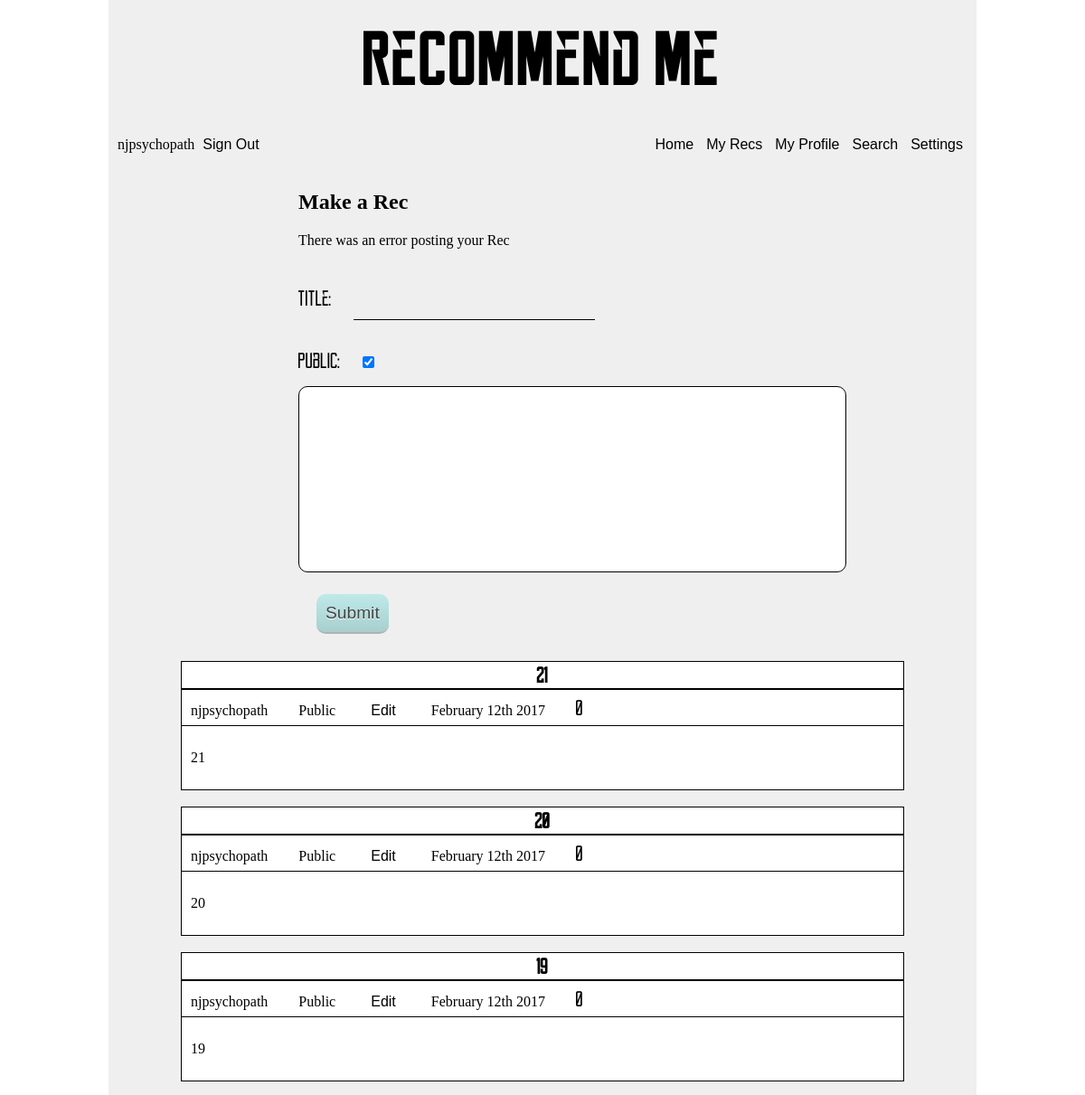
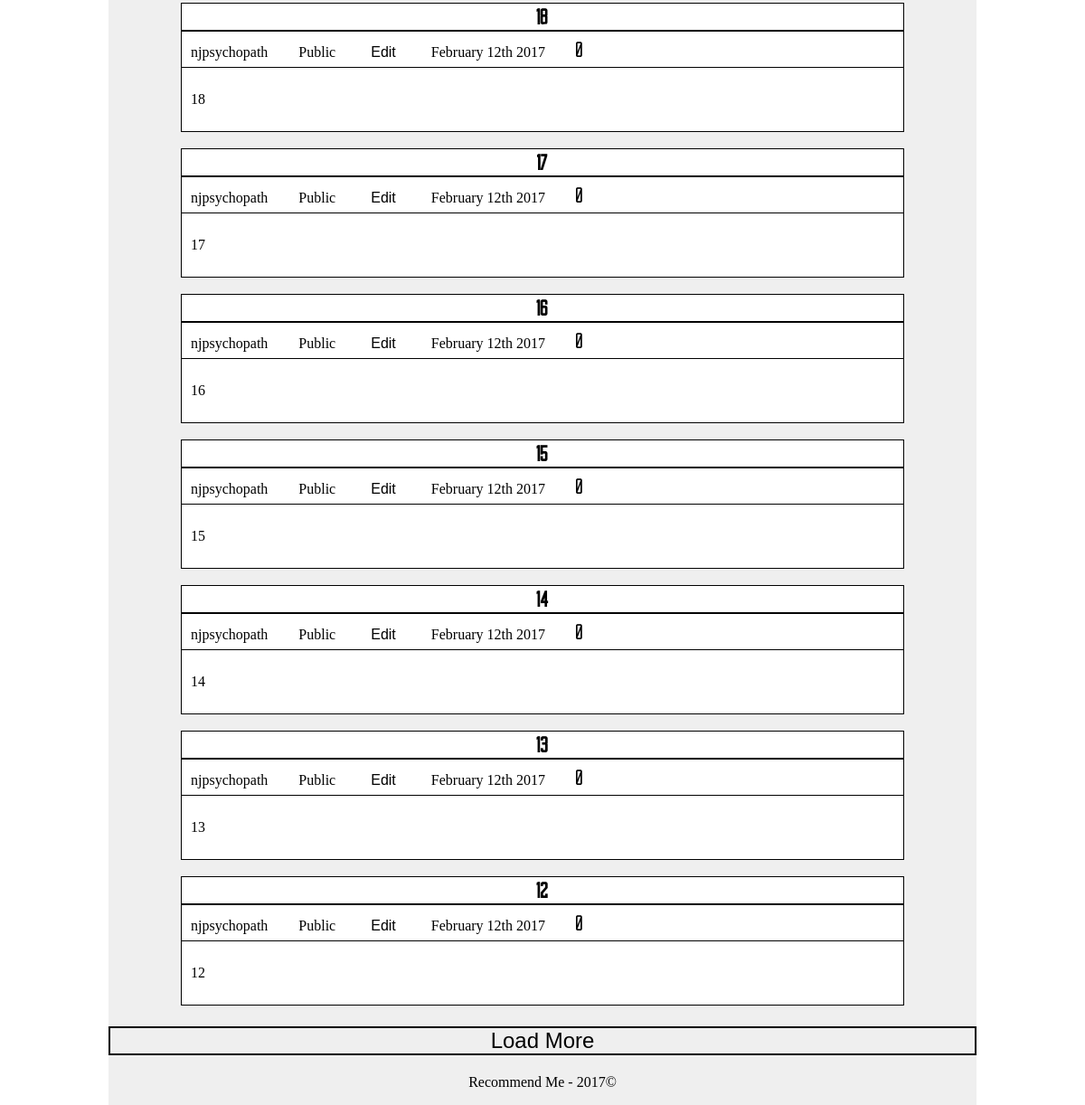
/personal/post (signed in), run on an earlier commit of the app's database (2 pictures, top to bottom).
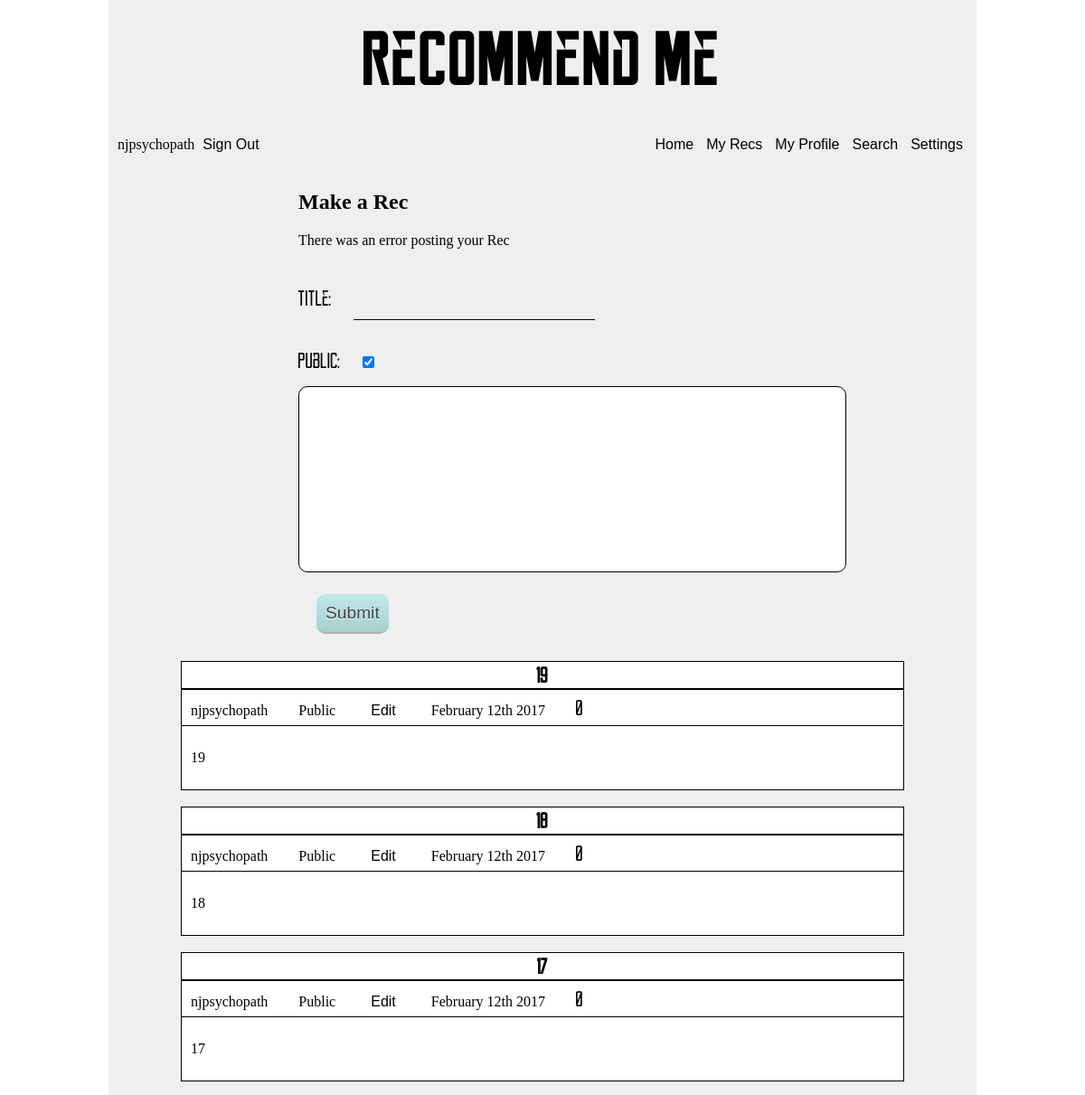
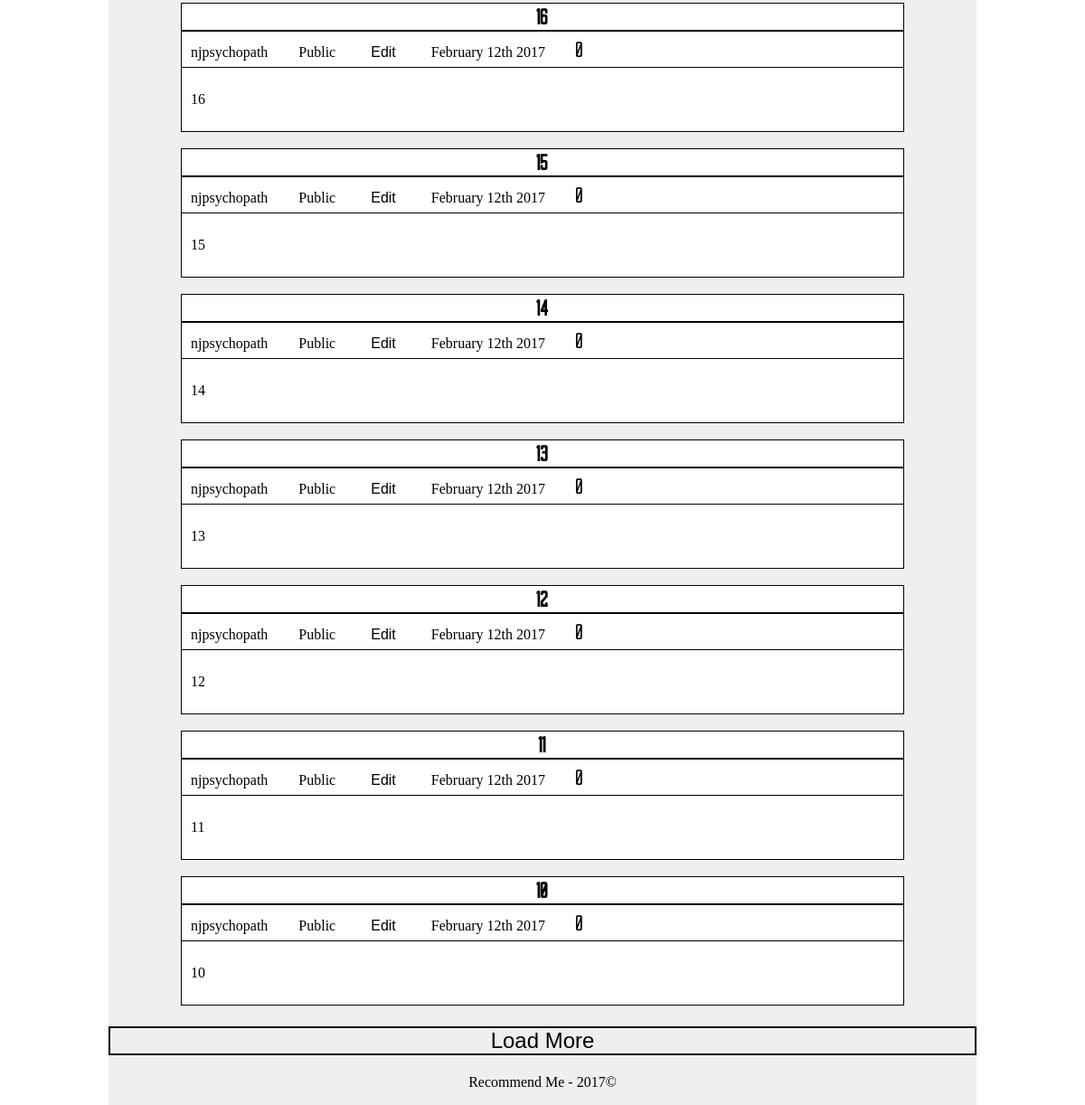
And on a later commit of the database (2 pictures, top to bottom).
### app/models.py (models this page shows, shortened)
class Recommendation(db.Model):
    __tablename__ = 'recs'
    id = db.Column(db.Integer, primary_key=True)
    title = db.Column(db.String(64))
    public = db.Column(db.Boolean, default=True)
    timestamp = db.Column(db.DateTime, index=True, default=datetime.utcnow)
    author_id = db.Column(db.Integer, db.ForeignKey('users.id'))
    text = db.Column(db.Text)
    likes = db.Column(db.Integer, default=0)

class Users(UserMixin, db.Model):
    __tablename__ = 'users'
    id = db.Column(db.INTEGER, primary_key=True)
    username = db.Column(db.String, unique=True)
    email = db.Column(db.String, unique=True)
    password_hash = db.Column(db.String(128))
    updates = db.Column(db.Boolean, default=True)
    confirmed = db.Column(db.Boolean, default=False)
    role_id = db.Column(db.INTEGER, db.ForeignKey('roles.id'))
    display = db.Column(db.Integer, default=10)
    about_me = db.Column(db.Text())
    member_since = db.Column(db.DATETIME(), default=datetime.utcnow)
    posts = db.relationship('Recommendation', backref='author', lazy='dynamic')
    @property
    def password(self):
        raise AttributeError('password is hashed')

### app/personal/views.py (the view, shortened to what this page needs)
@personal.route('/post', methods=['GET', 'POST'])
@personal.route('/post/<int:limit>', methods=['GET', 'POST'])
@login_required
def post(limit=10):
    form = PostForm(request.form)
    form.errors['missing'] = ''
    display_recs = Recommendation.query.filter_by(author_id=current_user.id).order_by(
        Recommendation.timestamp.desc()).limit(limit)
    return render_template('personal/post.html', form=form, display=display_recs, limit=limit)

### app/personal/forms.py
class PostForm(FlaskForm):
    title = StringField('Title: ', validators=[validators.DataRequired()])
    public = BooleanField('Public: ')
    text = TextAreaField('Rec: ', validators=[validators.DataRequired()])
    submit = SubmitField('Submit')

### app/auth/views.py (called while the page is built)
@auth.before_app_request
def before_request():
    if  current_user.is_authenticated  and not current_user.confirmed \
    and request.endpoint[:5] != 'auth.' and request.endpoint != 'static':
        return redirect(url_for('auth.unconfirmed'))

### app/main/__init__.py (called while the page is built)
@main.app_context_processor
def inject_permissions():
    return dict(Permission=Permission)

### app/models.py (called while the page is built)
@login_manager.user_loader
def load_user(user_id):
    return Users.query.get(int(user_id))

### app/templates/personal/post.html (shortened to what this page needs)
<!DOCTYPE html>
{% import 'personal/postmacro.html'  as postmacro %}
{% extends 'auth/subscribe.html' %}
  {% block head %}
    {{super()}}
    <link href="{{url_for('static', filename='css/poststyle.css')}}" type='text/css', rel='stylesheet'/>
  {% endblock %}
  {% block maincontent %}
    <div class='w940'>
      <h2>Make a Rec</h2>
      {% if form.errors['missing'] != '' %}
        <p>There was an error posting your Rec</p>
      {% endif %}
      <form method="POST">
        {{form.title.label(class='rec')}} {{form.title(class='entry')}}
        <br/>
        {{form.public.label(class='rec')}} {{form.public(class='entry', checked=True)}}
        <br/>
        {{form.text(class='textentry')}}
        <br/>
        {{form.submit(class='entry', id='submit')}}
      </form>
    </div>
    <div class='listrecs'>
      {{postmacro.render_posts(display, current_user, moment)}}
      <p class='loadMore rec'><a href="{{url_for('personal.post', limit=limit+10)}}">Load More</a></p>
    </div>
  {% endblock %}

### app/templates/personal/postmacro.html
{% macro render_posts(display, current_user, moment) %}
  {% for rec in display %}
    {% if rec.public or (current_user.is_authenticated and current_user.id == rec.author_id) %}
      <div class='rec1'>
        <h3 class='postTitle rec'>{{rec.title}}</h3>
        <div class='postHeaderDiv'>
          <p class='postHeader'>{{rec.author.username}}</p>
          {% if rec.public %}
            <p class='postHeader'>Public</p>
          {% else %}
            <p class='postHeader'>Private</p>
          {% endif %}
          {% if current_user.is_authenticated and rec.author_id==current_user.id %}
            <p class='postHeader'><a href="{{url_for('personal.edit', post_id=rec.id)}}">Edit</a></p>
          {% endif %}
        <p class='postHeader'>{{moment(rec.timestamp).format('MMMM Do YYYY')}}</p>
        <p class='postHeader rec'>{{rec.likes}}</p>
        </div>
        <p class='postText'>{{rec.text}}</p>
      </div>
      <br/>
    {% endif %}
  {% endfor %}
</div>
{% endmacro %}

What changed in the data, as far as the page shows it:
removed Recommendation: title "21", author.username "njpsychopath", public "Public", timestamp "February 12th 2017", likes "0", text "21"
removed Recommendation: title "20", author.username "njpsychopath", public "Public", timestamp "February 12th 2017", likes "0", text "20"
now on this page (row unchanged): Recommendation: title "11", author.username "njpsychopath", public "Public", timestamp "February 12th 2017", likes "0", text "11"
now on this page (row unchanged): Recommendation: title "10", author.username "njpsychopath", public "Public", timestamp "February 12th 2017", likes "0", text "10"
